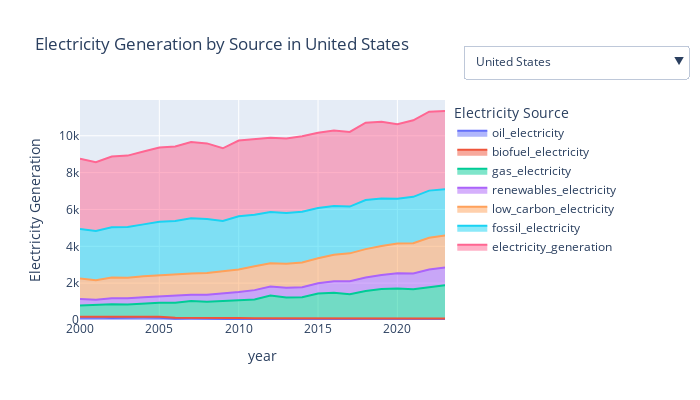

Notebook code cell kept with this figure:
### Code cell
# Melting the DataFrame to long format as it is required by plotly for group plotting
df_co = df_2.melt(
    id_vars=['year', 'country'],                                   # variables for data aggregation
    value_vars=[                                                   # features to be plotted with respect to year and country
        'oil_electricity',
        'biofuel_electricity',
        'gas_electricity',
        'renewables_electricity',
        'low_carbon_electricity',
        'fossil_electricity',
        'electricity_generation'
    ],
    var_name='Electricity Source',                                # Creating a variable that will define selection by source
    value_name='Electricity Generation'                           # values plotted
)

# Creating the initial figure with one country
initial_country = df_co['country'].unique()[0]                    # Extracting the 1st country from 'country' column for plotting before user selection
fig_3 = px.area(                                                    # plotly function for area plot
    df_co[df_co['country'] == initial_country],
    x='year',                                                     # defining x-axis
    y='Electricity Generation',                                   # defining y-axis
    color='Electricity Source',# color for area chart on the basis of source
    width=700, height=400,
    title=f'Electricity Generation by Source in {initial_country}'  # title of the chart
)

# Creating dropdown
buttons = []

for country in df_co['country'].unique():                        # Looping through countries for adding unique options to the dropdown
    filtered_df = df_co[df_co['country'] == country]
    
    buttons.append(                                              # updating the buttons empty list with unique countries
        dict(
            method='update',
            label=country,
            args=[
                {
                    'x': [filtered_df['year']],
                    'y': [filtered_df[filtered_df['Electricity Source'] == source]['Electricity Generation'].values for source in filtered_df['Electricity Source'].unique()],
                    'type': 'scatter'                            # creating area to be filled
                },
                {
                    'title': f'Electricity Generation by Source in {country}'   # title for the chart on the basis of selected country
                }
            ]
        )
    )

# Add dropdown to the figure
fig_3.update_layout(
    updatemenus=[                                                # Adding the dropdown menu to the plot
        dict(
            buttons=buttons,
            direction="down",                                    # Direction in which dropdown options will be displayed
            showactive=True,                                     # displays the country for which the graph is plotted
            x=1.05,                                              # aligning the dropdown
            xanchor="left",
            y=1.25,
            yanchor="top"
        )
    ]
)

fig_3.show()                                                       # displaying the output
